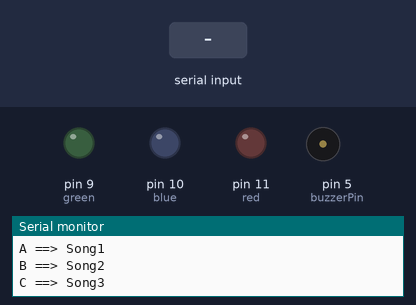
This sketch was run on a simulated Arduino Uno, built with avr-gcc and run on an emulated ATmega328P. Shown: output pins drawn as LEDs (lit = HIGH), buzzer (waves = sounding), the last lines printed to the serial monitor. Dashed ring = blinking. The test bench sets the inputs (shaded band). Random numbers use the default seed unless the sketch sets one.

Above: at 1.2 s.
1.3 s: "A" received over Serial
At 1.75 s:
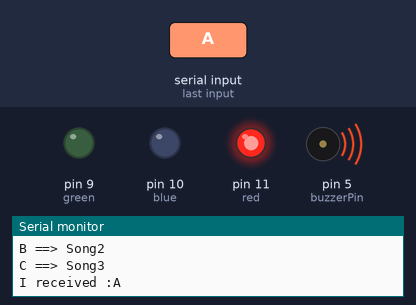
At 2.43 s:
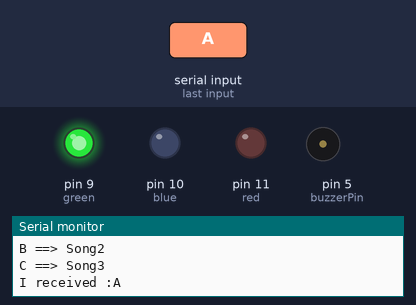
4.3 s: "B" received over Serial
At 6.88 s:
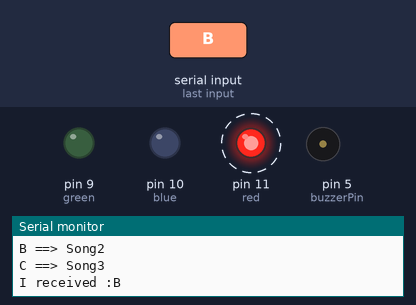
7.3 s: "C" received over Serial
Timing chart, 0 to 16.3 s (numbered marks = the images above; inputs shaded):
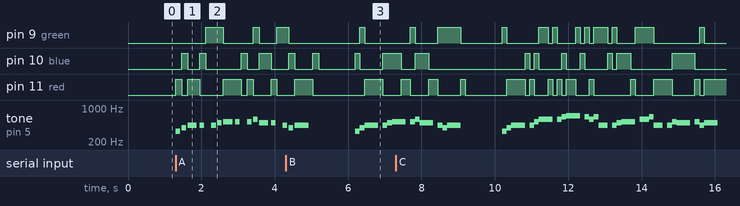

The sketch:

Code.ino
```cpp
// Name :- Kunjesh Kantilal Ramani (200515106)
// Date :- 6th July 2022
// Week :- Lab 7 LEVEL 4
// Description :- Menu system. Create a menu on the monitor that gives the user an option between 3
                  // songs. Have each song and the menu stored in different methods where the only line in your
                  // main function is runMenu();

#define NOTE_B0 31
#define NOTE_C1 33
#define NOTE_CS1 35
#define NOTE_D1 37
#define NOTE_DS1 39
#define NOTE_E1 41
#define NOTE_F1 44
#define NOTE_FS1 46
#define NOTE_G1 49
#define NOTE_GS1 52
#define NOTE_A1 55
#define NOTE_AS1 58
#define NOTE_B1 62
#define NOTE_C2 65
#define NOTE_CS2 69
#define NOTE_D2 73
#define NOTE_DS2 78
#define NOTE_E2 82
#define NOTE_F2 87
#define NOTE_FS2 93
#define NOTE_G2 98
#define NOTE_GS2 104
#define NOTE_A2 110
#define NOTE_AS2 117
#define NOTE_B2 123
#define NOTE_C3 131
#define NOTE_CS3 139
#define NOTE_D3 147
#define NOTE_DS3 156
#define NOTE_E3 165
#define NOTE_F3 175
#define NOTE_FS3 185
#define NOTE_G3 196
#define NOTE_GS3 208
#define NOTE_A3 220
#define NOTE_AS3 233
#define NOTE_B3 247
#define NOTE_C4 262
#define NOTE_CS4 277
#define NOTE_D4 294
#define NOTE_DS4 311
#define NOTE_E4 330
#define NOTE_F4 349
#define NOTE_FS4 370
#define NOTE_G4 392
#define NOTE_GS4 415
#define NOTE_A4 440
#define NOTE_AS4 466
#define NOTE_B4 494
#define NOTE_C5 523
#define NOTE_CS5 554
#define NOTE_D5 587
#define NOTE_DS5 622
#define NOTE_E5 659
#define NOTE_F5 698
#define NOTE_FS5 740
#define NOTE_G5 784
#define NOTE_GS5 831
#define NOTE_A5 880
#define NOTE_AS5 932
#define NOTE_B5 988
#define NOTE_C6 1047
#define NOTE_CS6 1109
#define NOTE_D6 1175
#define NOTE_DS6 1245
#define NOTE_E6 1319
#define NOTE_F6 1397
#define NOTE_FS6 1480
#define NOTE_G6 1568
#define NOTE_GS6 1661
#define NOTE_A6 1760
#define NOTE_AS6 1865
#define NOTE_B6 1976
#define NOTE_C7 2093
#define NOTE_CS7 2217
#define NOTE_D7 2349
#define NOTE_DS7 2489
#define NOTE_E7 2637
#define NOTE_F7 2794
#define NOTE_FS7 2960
#define NOTE_G7 3136
#define NOTE_GS7 3322
#define NOTE_A7 3520
#define NOTE_AS7 3729
#define NOTE_B7 3951
#define NOTE_C8 4186
#define NOTE_CS8 4435
#define NOTE_D8 4699
#define NOTE_DS8 4978
#define NOTE_C4 262
#define NOTE_D4 294
#define NOTE_E4 330
#define NOTE_F4 349
#define NOTE_G4 392
#define NOTE_A4 440
#define NOTE_B4 494
#define NOTE_C5 523
#define NOTE_D5 587
#define NOTE_E5 659
#define NOTE_F5 698
#define NOTE_G5 784
#define NOTE_A5 880
#define NOTE_B5 988

int buzzerPin = 5;  // The buzzerPin is connected to pin 5 of the Arduino.
int button1Pin = 2; // The SW1 button is connect to pin 2 of the Arduino.
int green = 9;
int blue = 10;
int red = 11;

int colour;

char incomingByte; // For interaction with the Serial Monitor

void setup()
{                               // The Setup function runs once.
    pinMode(buzzerPin, OUTPUT); // Setup red LED pin as an output pin.
    pinMode(button1Pin, INPUT); // Setup button1 pin as an input pin.
    pinMode(red, OUTPUT);
    pinMode(blue, OUTPUT);
    pinMode(green, OUTPUT);
    Serial.begin(9600);         // For making Connection with the Serial Monitor
    randomSeed(analogRead(A0)); // To generate random number
}

void Song3()
{
    // For notes of the song
    int notes[] = {
        NOTE_E4, NOTE_G4, NOTE_A4, NOTE_A4, 0,
        NOTE_A4, NOTE_C5, NOTE_D5, NOTE_D5, 0,
        NOTE_D5, NOTE_E5, NOTE_F5, NOTE_F5, 0,
        NOTE_E5, NOTE_D5, NOTE_E5, NOTE_A4, 0,
        NOTE_A4, NOTE_B4, NOTE_C5, NOTE_C5, 0,
        NOTE_D5, NOTE_E5, NOTE_A4, 0,
        NOTE_A4, NOTE_C5, NOTE_B4, NOTE_B4, 0,
        NOTE_C5, NOTE_A4, NOTE_B4, 0,
        NOTE_A4, NOTE_A4};

    // For the duration between the notes
    int duration[] = {125, 125, 250, 125, 125,
                      125, 125, 250, 125, 125,
                      125, 125, 250, 125, 125,
                      125, 125, 125, 250, 125,
                      125, 125, 250, 125, 125,
                      250, 125, 250, 125,
                      125, 125, 250, 125, 125,
                      125, 125, 375, 375,
                      250, 125};

    // To run the notes from starting till end
    for (int i = 0; i < (sizeof(notes) / sizeof(notes[0])); i++)
    {
        colour = random(9, 12);
        tone(buzzerPin, notes[i], duration[i]); // for toning
        digitalWrite(colour, HIGH);             // To make colour light high
        delay(duration[i]);                     // For delay
        digitalWrite(colour, LOW);              // To make colour light low
    }
}

void Song2()
{
    int notes[] = {
        NOTE_E4,
        NOTE_G4,
        NOTE_A4,
        NOTE_A4,
        0,
        NOTE_A4,
        NOTE_B4,
        NOTE_C5,
        NOTE_C5,
        0,
        NOTE_C5,
        NOTE_D5,
        NOTE_B4,
        NOTE_B4,
        0,
        NOTE_A4,
        NOTE_G4,
        NOTE_A4,
        0,
    };
    int duration[] = {
        125, 125, 250, 125, 125,
        125, 125, 250, 125, 125,
        125, 125, 250, 125, 125,
        125, 125, 375, 125};
    for (int i = 0; i < (sizeof(notes) / sizeof(notes[0])); i++)
    {
        colour = random(9, 12);
        tone(buzzerPin, notes[i], duration[i]);
        digitalWrite(colour, HIGH);
        delay(duration[i]);
        digitalWrite(colour, LOW);
    }
}

void Song1()
{
    int notes[] = {
        NOTE_E4, NOTE_G4, NOTE_A4, NOTE_A4, 0,
        NOTE_A4, NOTE_B4, NOTE_C5, NOTE_C5, 0,
        NOTE_C5, NOTE_D5, NOTE_B4, NOTE_B4, 0,
        NOTE_A4, NOTE_G4, NOTE_A4, 0};

    int duration[] = {
        125,
        125,
        250,
        125,
        125,
        125,
        125,
        250,
        125,
        125,
        125,
        125,
        250,
        125,
        125,
        125,
        125,
        375,
        125,
    };

    for (int i = 0; i < (sizeof(notes) / sizeof(notes[0])); i++)
    {
        colour = random(9, 12);
        tone(buzzerPin, notes[i], duration[i]);
        digitalWrite(colour, HIGH);
        delay(duration[i] * 1.30);
        digitalWrite(colour, LOW);
    }
}

void runMenu()
{
    // To make an interaction with the Serial Monitor
    Serial.println("A ==> Song1");
    Serial.println("B ==> Song2");
    Serial.println("C ==> Song3");
    while (Serial.available() == 0)
    { // To stop the loop until the user enter a value
    }
    char incomingByte = Serial.read(); // To read the data
    Serial.print("I received :");      // To display a message about the data
    Serial.println(incomingByte);      // To display a message about the data

    // Below, I have used loops to check the user's input value and check it accordingly

    if (incomingByte == 'A')
    {
        Song1();
    }
    else if (incomingByte == 'B')
    {
        Song2();
    }
    else if (incomingByte == 'C')
    {
        Song3();
    }
    else
    {
        Serial.println("Wrong Input!!!");
    }
    Serial.println();
    delay(1000);
}

void loop()
{
    runMenu();
}
```

Measured:
- after the input at 1.3 s, pin 9 (green): goes HIGH 0.49 s, LOW 0.81 s, HIGH 0.16 s, LOW 0.49 s, then HIGH, starting after 0.81 s; pin 10 (blue): LOW → HIGH after 0.16 s, → LOW 0.16 s later, → HIGH 0.33 s later, → LOW 0.16 s later, … (8 changes in this stretch)
